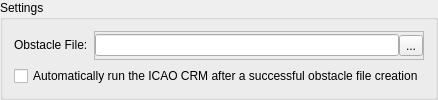
    <widget class="QGroupBox" name="gbSettings">
     <property name="title">
      <string>Settings</string>
     </property>
     <layout class="QVBoxLayout" name="verticalLayout_gbSetting">
      <item>
       <widget class="QFrame" name="frame_ThrFaf_2">
        <property name="frameShape">
         <enum>QFrame::NoFrame</enum>
        </property>
        <property name="frameShadow">
         <enum>QFrame::Raised</enum>
        </property>
        <layout class="QHBoxLayout" name="horizontalLayout_67">
         <property name="spacing">
          <number>0</number>
         </property>
         <property name="margin">
          <number>0</number>
         </property>
         <item>
          <widget class="QLabel" name="label_75">
           <property name="sizePolicy">
            <sizepolicy hsizetype="Fixed" vsizetype="Fixed">
             <horstretch>0</horstretch>
             <verstretch>0</verstretch>
            </sizepolicy>
           </property>
           <property name="minimumSize">
            <size>
             <width>80</width>
             <height>0</height>
            </size>
           </property>
           <property name="font">
            <font>
             <weight>50</weight>
             <bold>false</bold>
            </font>
           </property>
           <property name="text">
            <string>Obstacle File:</string>
           </property>
          </widget>
         </item>
         <item>
          <widget class="QFrame" name="frame_APV_11">
           <property name="frameShape">
            <enum>QFrame::StyledPanel</enum>
           </property>
           <property name="frameShadow">
            <enum>QFrame::Raised</enum>
           </property>
           <layout class="QHBoxLayout" name="horizontalLayout_19">
            <property name="spacing">
             <number>0</number>
            </property>
            <property name="margin">
             <number>0</number>
            </property>
            <item>
             <widget class="QLineEdit" name="txtFile">
              <property name="enabled">
               <bool>true</bool>
              </property>
              <property name="font">
               <font>
                <weight>50</weight>
                <bold>false</bold>
               </font>
              </property>
              <property name="text">
               <string/>
              </property>
             </widget>
            </item>
            <item>
             <widget class="QToolButton" name="btnBrowser">
              <property name="text">
               <string>...</string>
              </property>
             </widget>
            </item>
           </layout>
          </widget>
         </item>
        </layout>
       </widget>
      </item>
      <item>
       <widget class="QCheckBox" name="chbAutoRun">
        <property name="text">
         <string>Automatically run the ICAO CRM after a successful obstacle file creation</string>
        </property>
       </widget>
      </item>
     </layout>
    </widget>
